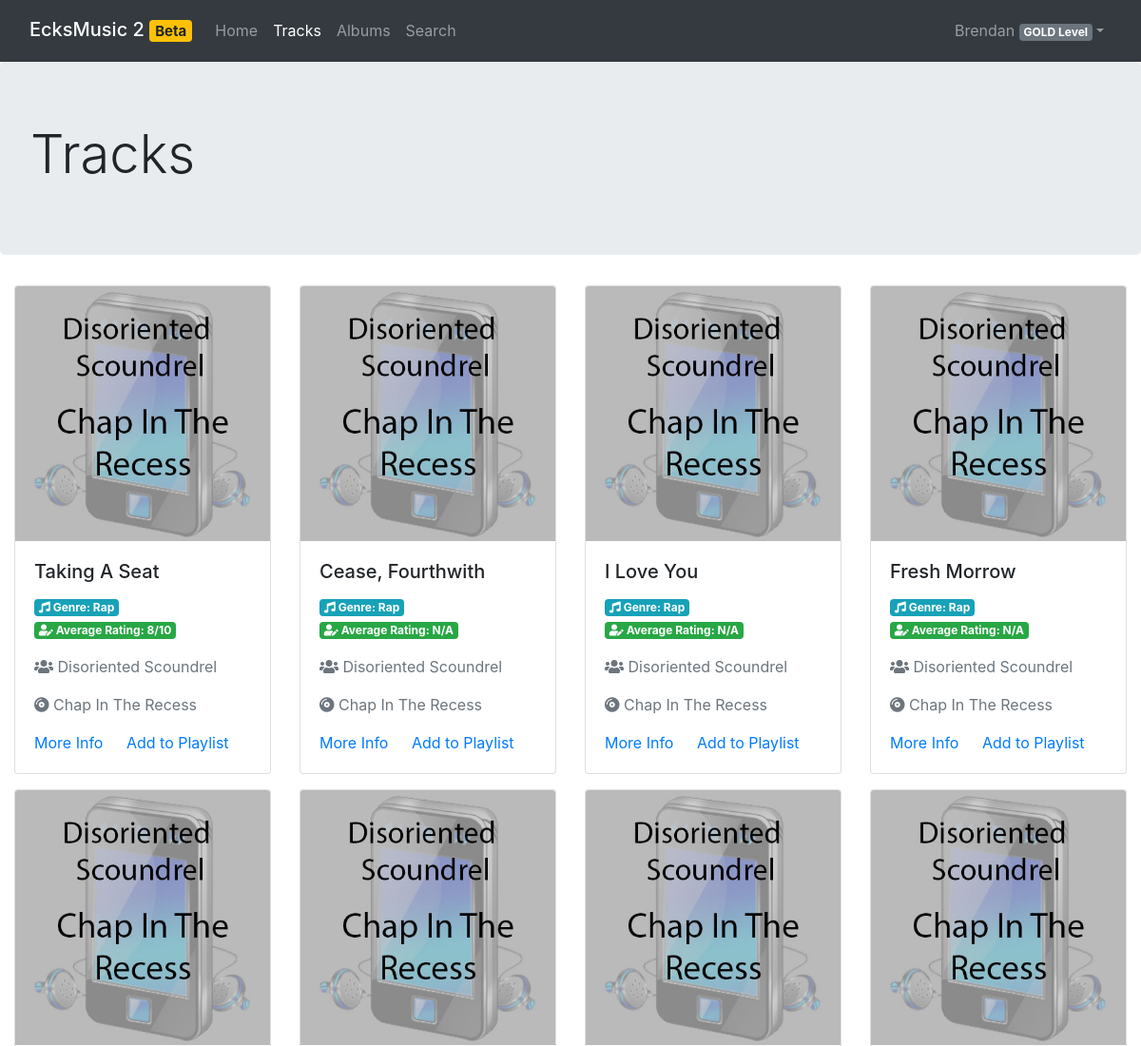
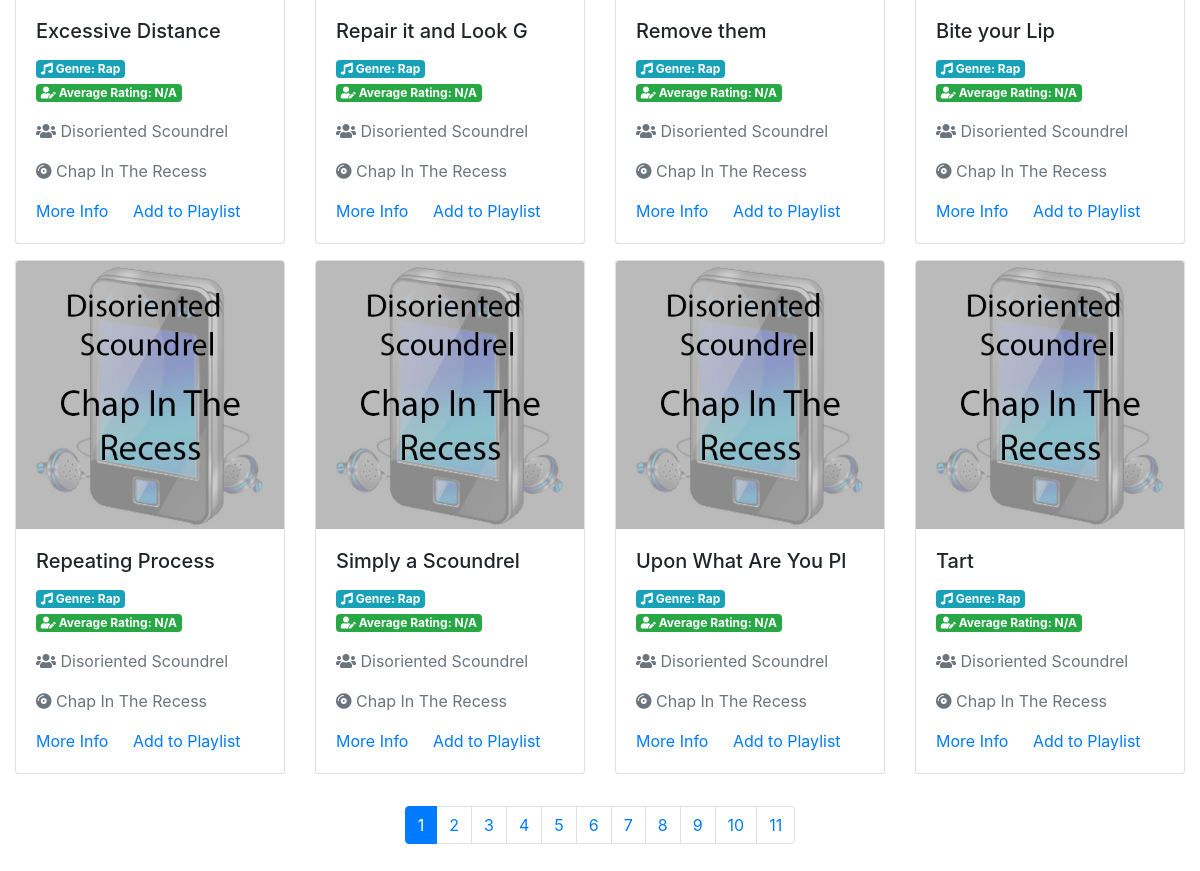
/pages/tracks.php (signed in), run on the app's committed database (2 pictures, top to bottom).
### tables this page shows
CREATE TABLE `tracks` (
  `track_id` int(11) NOT NULL,
  `artist_id` int(11) DEFAULT NULL,
  `album_id` int(11) DEFAULT NULL,
  `track_name` varchar(255) DEFAULT NULL,
  `description` varchar(255) DEFAULT NULL,
  `image` varchar(255) DEFAULT NULL,
  `thumbnail` varchar(255) DEFAULT NULL,
  `sample` varchar(255) DEFAULT NULL,
  `genre` varchar(225) DEFAULT NULL,
  PRIMARY KEY (`track_id`),
  KEY `artist_idx` (`artist_id`),
  KEY `album_idx` (`album_id`),
  CONSTRAINT `album` FOREIGN KEY (`album_id`) REFERENCES `albums` (`album_id`) ON DELETE NO ACTION ON UPDATE NO ACTION,
  CONSTRAINT `artist` FOREIGN KEY (`artist_id`) REFERENCES `artists` (`artist_id`) ON DELETE NO ACTION ON UPDATE NO ACTION
);

CREATE TABLE `artists` (
  `artist_id` int(11) NOT NULL AUTO_INCREMENT,
  `artist_name` varchar(60) NOT NULL,
  PRIMARY KEY (`artist_id`),
  UNIQUE KEY `artist_name_UNIQUE` (`artist_name`)
);

CREATE TABLE `albums` (
  `album_id` int(11) NOT NULL AUTO_INCREMENT,
  `artist_id` int(11) NOT NULL,
  `album_name` varchar(60) NOT NULL,
  PRIMARY KEY (`album_id`),
  UNIQUE KEY `album_id_UNIQUE` (`artist_id`),
  UNIQUE KEY `album_name_UNIQUE` (`album_name`),
  CONSTRAINT `artist_id` FOREIGN KEY (`artist_id`) REFERENCES `artists` (`artist_id`) ON DELETE NO ACTION ON UPDATE NO ACTION
);

### src/php/vars.php (called while the page is built, shortened)
<?php
$PAGINATION_PAGE_TRACKS = 12;

### src/php/reviews.php (called while the page is built, shortened)
<?php
require_once 'auth.php';
require_once 'music.php';
class Reviews {
  private static function rowToReview($Row) {
    return new Review(
      $Row['review_id'],
      $Row['author_id'],
      $Row['username'],
      $Row['track_id'],
      $Row['rating'],
      $Row['review']
    );
  }
  public static function getForTrack(int $TrackId): array {
    global $pdo;
    $q = $pdo->prepare("
    SELECT
        reviews.*, users.username
    FROM
        musicstream.reviews
            JOIN
        users ON users.id = reviews.author_id
    WHERE
    track_id = ?;
    ");
    $result = $q->execute([$TrackId]);
    if ($q->rowCount() == 0) throw new Exception("NoReviews");
    $Reviews = [];
    foreach ($q->fetchAll(PDO::FETCH_ASSOC) as $review) {
      array_push($Reviews, Reviews::rowToReview($review));
    }
    return $Reviews;
  }
  public static function averageRating(int $TrackId) {
    try {
      $TrackReviews = Reviews::getForTrack($TrackId);
    } catch (Exception $e) {
      throw new Exception($e);
    }
    $Ratings = [];
    foreach ($TrackReviews as $Review) {
      array_push($Ratings, $Review->Rating);
    }
    return round(array_sum($Ratings) / count($Ratings));
  }
}

### src/php/music.php (the view, shortened to what this page needs)
<?php
require_once "database.php";
require_once "reviews.php";
class Artist {
  public function __construct(int $Id, string $Name) {
    $this->Name = $Name;
  }
}
class Album {
  public function __construct(int $Id, string $Name, Artist $Artist) {
    $this->Name = $Name;
  }
}
class Track {
  public $Id;
  public $Artist;
  public $Album;
  public $Name;
  public $Genre;
  public $ImagePath;
  public $AverageRating;
  public function __construct($result)
  {
    $this->Id = $result['track_id'];
    $this->Artist = new Artist($result['artist_id'], $result['artist_name']);
    $this->Album = new Album($result['album_id'], $result['album_name'], $this->Artist);
    $this->Name = $result['track_name'];
    $this->Genre = $result['genre'];
    $this->ImagePath = $result['image'];
    try {
      $this->AverageRating = Reviews::averageRating($this->Id) . "/10";
    } catch (Exception $e) {
      $this->AverageRating = "N/A";
    }
  }
  public function prettyPrint() {
    return '
      <div class="col-md-3">
      <div class="card">
        <img class="card-img-top" src="../' . $this->ImagePath . '" alt="Card image cap">
        <div class="card-body">
          <h5 class="card-title">
            ' . $this->Name . '
          </h5>
          <p>
            <span class="badge badge-info"><span class="fas fa-music"></span> Genre: ' . $this->Genre . '</span>
            <span class="badge badge-success"><span class="fas fa-user-edit"></span> Average Rating: ' . $this->AverageRating . '</span>
          </p>
          <p class="text-muted"><span title="Artist" class="fas fa-users"></span> ' . $this->Artist->Name . '</p>
          <p class="text-muted"><span title="Album" class="fas fa-compact-disc"></span> ' . $this->Album->Name . '</p>
          <a href="track.php?id=' . $this->Id . '" class="card-link">More Info</a>
          <a href="#" class="card-link">Add to Playlist</a>
        </div>
      </div>
    </div>
    ';
  }
}
class Tracks
{
  public static function trackCount(): int {
    global $pdo;
    $result = $pdo->query("SELECT COUNT(*) FROM tracks;");
    return $result->fetch(pdo::FETCH_NUM)[0];
  }
  public static function getAll(int $limit = 100, int $after = 0): array
  {
    global $pdo;
    $query = $pdo->prepare(
      "SELECT * FROM tracks NATURAL JOIN artists NATURAL JOIN albums
             WHERE track_id > :after ORDER BY track_id LIMIT :limit;"
    );
    $query->bindParam(":limit", $limit, PDO::PARAM_INT);
    $query->bindParam(":after", $after, PDO::PARAM_INT);
    $result = $query->execute();
    $Tracks = [];
    foreach ($query->fetchAll(PDO::FETCH_ASSOC) as $TrackEntry) {
      array_push($Tracks, new Track($TrackEntry));
    }
    return $Tracks;
  }
}
class TrackPaginator
{
  private $trackCount = 0;
  public function __construct() {
    global $PAGINATION_PAGE_TRACKS;
    try {
      $this->trackCount = Tracks::trackCount();
    } catch (Exception $e) {
      throw $e;
    }
    $this->pages = round($this->trackCount / $PAGINATION_PAGE_TRACKS) + 1;
  }
  public function getPage(int $page) {
    global $PAGINATION_PAGE_TRACKS;
    if ($page == 1) {
      $lastId = 0;
    } else {
      $lastId = $PAGINATION_PAGE_TRACKS * ($page - 1);
    }
    return Tracks::getAll($PAGINATION_PAGE_TRACKS, $lastId);
  }
}

### src/pages/tracks.php (shortened to what this page needs)
<?php
require_once '../php/auth.php';
require_once '../php/music.php';
if (isset($_SESSION['User'])) $user = unserialize($_SESSION['User']);
?>
<!DOCTYPE html>
<html lang="en">
<head>
  <link rel="stylesheet" href="https://cdn.jsdelivr.net/npm/bootstrap@4.6.0/dist/css/bootstrap.min.css"
>
  <link rel="stylesheet" href="https://cdnjs.cloudflare.com/ajax/libs/font-awesome/5.15.2/css/all.min.css"
/>
  <link rel="stylesheet" href="../css/stylesheet.css"/>
</head>
<body>
<nav class="navbar navbar-expand-md navbar-dark bg-dark sticky-top">
  <div class="container-fluid">
    <h2><a class="navbar-brand" href="#">EcksMusic 2 <span class="badge badge-warning">Beta</span></a></h2>
    <div class="collapse navbar-collapse" id="navbarResponsive">
      <ul class="navbar-nav mr-auto">
        <li class="navbar-item">
          <a class="nav-link" href="../">Home</a>
        </li>
        <li class="navbar-item active">
          <a class="nav-link" href="#">Tracks</a>
        </li>
        <li class="navbar-item">
          <a class="nav-link" href="albums.php">Albums</a>
        </li>
        <li class="navbar-item">
          <a class="nav-link" href="search.php">Search</a>
        </li>
      </ul>
      <ul class="navbar-nav ml-auto">
        <?php
        echo '<li class="nav-item dropdown">';
        echo '<a class="nav-link dropdown-toggle" href="#" id="navbarDropdownMenuLink" data-toggle="dropdown">';
        echo $user->Username . ' <span class="badge badge-secondary">' . $user->PricingPlan->Name . '</span></a>';
        echo '<div class="dropdown-menu dropdown-menu-right">';
        echo '</div></li>';
        ?>
      </ul>
    </div>
  </div>
</nav>
<div class="jumbotron">
  <h1 class="display-4">Tracks</h1>
</div>
<div class="container-fluid">
  <div class="row">
    <?php
      $paginator = new TrackPaginator();
      if (isset($_GET['page'])) $page = $_GET['page']; else $page = 1;
      $tracks = $paginator->getPage($page);
      foreach($tracks as $track) {
        echo $track->prettyPrint();
      }
    ?>
  </div>
  <div class="row d-flex justify-content-center">
    <nav aria-label="Page navigation example">
      <ul class="pagination">
        <?php
          for ($i = 1; $i <= $paginator->pages; $i++) {
            if ($i == $page) {
              echo "<li class='page-item active'><a class='page-link' href='?page=" . $i . "'>" . $i . "</a></li>\r\n";
            } else {
              echo "<li class='page-item'><a class='page-link' href='?page=" . $i . "'>" . $i . "</a></li>\r\n";
            }
          }
        ?>
      </ul>
    </nav>
  </div>
</div>
</body>
</html>

### src/css/stylesheet.css (style rules this page uses)
.row, .card { margin-bottom: 1rem; }

### data on the page
tracks: image (picture), track_name "Taking A Seat", genre "Rap", AverageRating "8/10", artist.artist_name "Disoriented Scoundrel", album.album_name "Chap In The Recess"
tracks: image (picture), track_name "Cease, Fourthwith", genre "Rap", AverageRating "N/A", artist.artist_name "Disoriented Scoundrel", album.album_name "Chap In The Recess"
tracks: image (picture), track_name "I Love You", genre "Rap", AverageRating "N/A", artist.artist_name "Disoriented Scoundrel", album.album_name "Chap In The Recess"
tracks: image (picture), track_name "Fresh Morrow", genre "Rap", AverageRating "N/A", artist.artist_name "Disoriented Scoundrel", album.album_name "Chap In The Recess"
tracks: image (picture), track_name "Excessive Distance", genre "Rap", AverageRating "N/A", artist.artist_name "Disoriented Scoundrel", album.album_name "Chap In The Recess"
tracks: image (picture), track_name "Repair it and Look G", genre "Rap", AverageRating "N/A", artist.artist_name "Disoriented Scoundrel", album.album_name "Chap In The Recess"
tracks: image (picture), track_name "Remove them", genre "Rap", AverageRating "N/A", artist.artist_name "Disoriented Scoundrel", album.album_name "Chap In The Recess"
tracks: image (picture), track_name "Bite your Lip", genre "Rap", AverageRating "N/A", artist.artist_name "Disoriented Scoundrel", album.album_name "Chap In The Recess"
tracks: image (picture), track_name "Repeating Process", genre "Rap", AverageRating "N/A", artist.artist_name "Disoriented Scoundrel", album.album_name "Chap In The Recess"
tracks: image (picture), track_name "Simply a Scoundrel", genre "Rap", AverageRating "N/A", artist.artist_name "Disoriented Scoundrel", album.album_name "Chap In The Recess"
tracks: image (picture), track_name "Upon What Are You Pl", genre "Rap", AverageRating "N/A", artist.artist_name "Disoriented Scoundrel", album.album_name "Chap In The Recess"
tracks: image (picture), track_name "Tart", genre "Rap", AverageRating "N/A", artist.artist_name "Disoriented Scoundrel", album.album_name "Chap In The Recess"

### other printed values
$user->Username "Brendan"
$user->PricingPlan->Name "GOLD Level"
